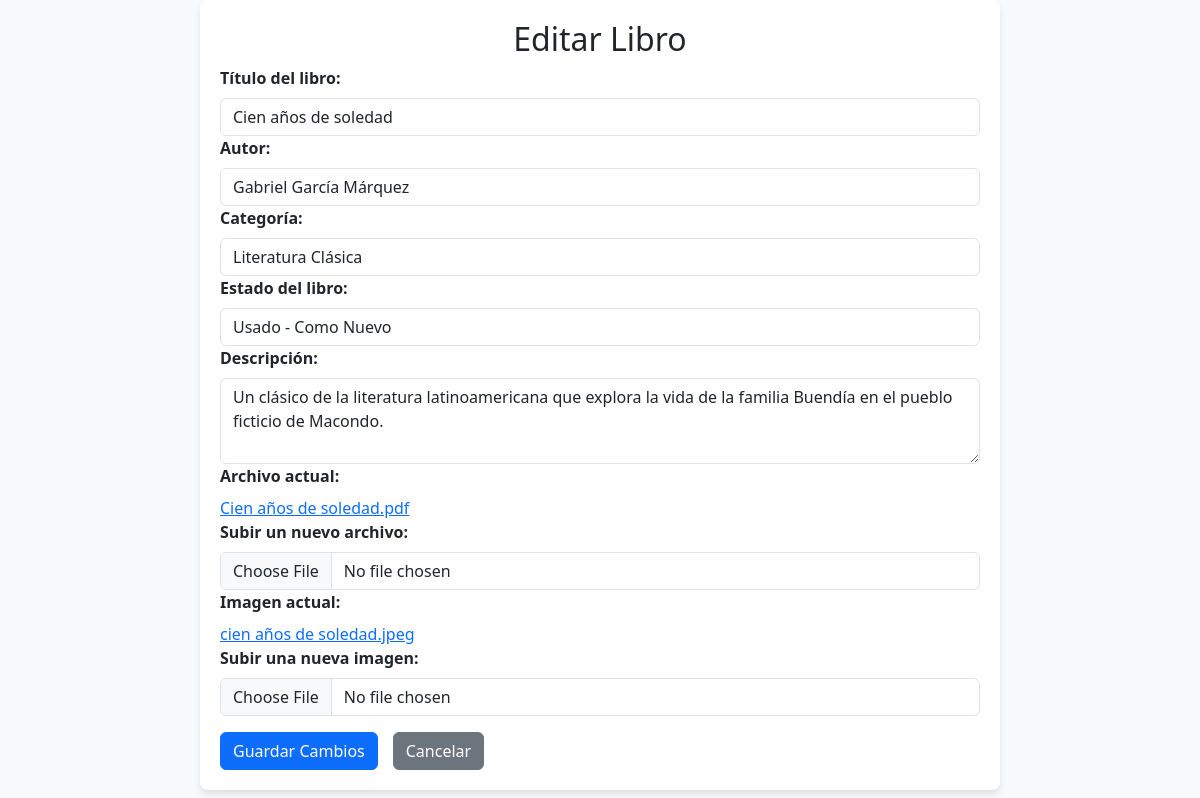
The page /Paginas/editarLibro.php?id=3 (signed in) on the database its author committed.
### tables this page shows
CREATE TABLE `libro` (
  `id_libro` int(11) NOT NULL,
  `titulo` varchar(255) NOT NULL,
  `autor` varchar(255) DEFAULT NULL,
  `id_categoria` int(11) DEFAULT NULL,
  `id_estado` int(11) DEFAULT NULL,
  `descripcion` varchar(1024) DEFAULT NULL,
  `id_usuario` int(11) DEFAULT NULL,
  `archivo` varchar(255) DEFAULT NULL,
  `imagen` varchar(255) NOT NULL
);

### Paginas/editarLibro.php (the view, shortened to what this page needs)
<?php
$db = new Database();
$conn = $db->getConnection();
$id_libro = intval($_GET['id']);
$sql = "SELECT * FROM libro WHERE id_libro = ?";
$stmt = $conn->prepare($sql);
$stmt->bind_param("i", $id_libro);
$stmt->execute();
$result = $stmt->get_result();
if ($result->num_rows === 1) {
    $libro = $result->fetch_assoc();
} else {
    $_SESSION['mensaje'] = "Libro no encontrado.";
    header("Location: Perfil.php");
    exit;
}
?>
<!DOCTYPE html>
<html lang="es">
<head>
    <link href="https://cdn.jsdelivr.net/npm/bootstrap@5.3.0-alpha3/dist/css/bootstrap.min.css" rel="stylesheet">
</head>
<body>
    <div class="form-container">
        <h2 style="text-align: center;">Editar Libro</h2>
        <form method="POST" enctype="multipart/form-data">
            <label for="titulo" class="form-label">Título del libro:</label>
            <input type="text" id="titulo" name="titulo" value="<?php echo htmlspecialchars($libro['titulo']); ?>"
                required class="form-control">
            <label for="autor" class="form-label">Autor:</label>
            <input type="text" id="autor" name="autor" value="<?php echo htmlspecialchars($libro['autor']); ?>" required
                class="form-control">
            <label for="categoria" class="form-label">Categoría:</label>
            <select id="categoria" name="id_categoria" class="form-control" required>
                <?php
                $sqlCategorias = "SELECT id_categoria, nombre FROM categoria";
                $resultCategorias = $conn->query($sqlCategorias);
                while ($row = $resultCategorias->fetch_assoc()) {
                    $selected = $row['id_categoria'] == $libro['id_categoria'] ? 'selected' : '';
                    echo "<option value='" . $row['id_categoria'] . "' $selected>" . htmlspecialchars($row['nombre']) . "</option>";
                }
                ?>
            </select>
            <label for="estado" class="form-label">Estado del libro:</label>
            <select id="estado" name="id_estado" class="form-control" required>
                <?php
                $sqlEstados = "SELECT id_estado, nombre FROM estado_libro";
                $resultEstados = $conn->query($sqlEstados);
                while ($row = $resultEstados->fetch_assoc()) {
                    $selected = $row['id_estado'] == $libro['id_estado'] ? 'selected' : '';
                    echo "<option value='" . $row['id_estado'] . "' $selected>" . htmlspecialchars($row['nombre']) . "</option>";
                }
                ?>
            </select>
            <label for="descripcion" class="form-label">Descripción:</label>
            <textarea id="descripcion" name="descripcion" rows="3" required
                class="form-control"><?php echo htmlspecialchars($libro['descripcion']); ?></textarea>
            <label for="archivo" class="form-label">Archivo actual:</label>
            <?php if (!empty($libro['archivo'])): ?>
                <div>
                    <a href="../uploads/<?php echo htmlspecialchars($libro['archivo']); ?>" target="_blank">
                        <?php echo htmlspecialchars($libro['archivo']); ?>
                    </a>
                </div>
            <?php else: ?>
                <p>No hay archivo cargado.</p>
            <?php endif; ?>
            <label for="archivo" class="form-label">Subir un nuevo archivo:</label>
            <input type="file" id="archivo" name="archivo" accept=".pdf,.doc,.docx" class="form-control">
            <label for="imagen" class="form-label">Imagen actual:</label>
            <?php if (!empty($libro['imagen'])): ?>
                <div>
                    <a href="../uploadsLib/<?php echo htmlspecialchars($libro['imagen']); ?>" target="_blank">
                        <?php echo htmlspecialchars($libro['imagen']); ?>
                    </a>
                </div>
            <?php else: ?>
                <p>No hay imagen cargada.</p>
            <?php endif; ?>
            <label for="imagen" class="form-label">Subir una nueva imagen:</label>
            <input type="file" id="imagen" name="imagen" accept="image/*" class="form-control">
            <div class="button-container mt-3">
                <button type="submit" class="btn btn-primary">Guardar Cambios</button>
                <a href="Perfil.php" class="btn btn-secondary">Cancelar</a>
            </div>
        </form>
    </div>
</body>
</html>

### Paginas/editarLibro.php (style rules this page uses)
.form-container { max-width: 800px; margin: auto; background: #fff; padding: 20px; border-radius: 8px; box-shadow: 0 4px 6px rgba(0, 0, 0, 0.1); }
body { background-color: #f8f9fa; }
.form-label { font-weight: bold; }
.button-container { display: flex; justify-content: flex-start; gap: 15px; }

### rows shown on the page
libro: titulo "Cien años de soledad", autor "Gabriel García Márquez", descripcion "Un clásico de la literatura latinoamericana que explora la vida de la familia Buendía en el pueblo ficticio de Macondo.", archivo "Cien años de soledad.pdf", imagen "cien años de soledad.jpeg"

### other values the page prints
form field id_categoria "Literatura Clásica"
form field id_estado "Usado - Como Nuevo"
